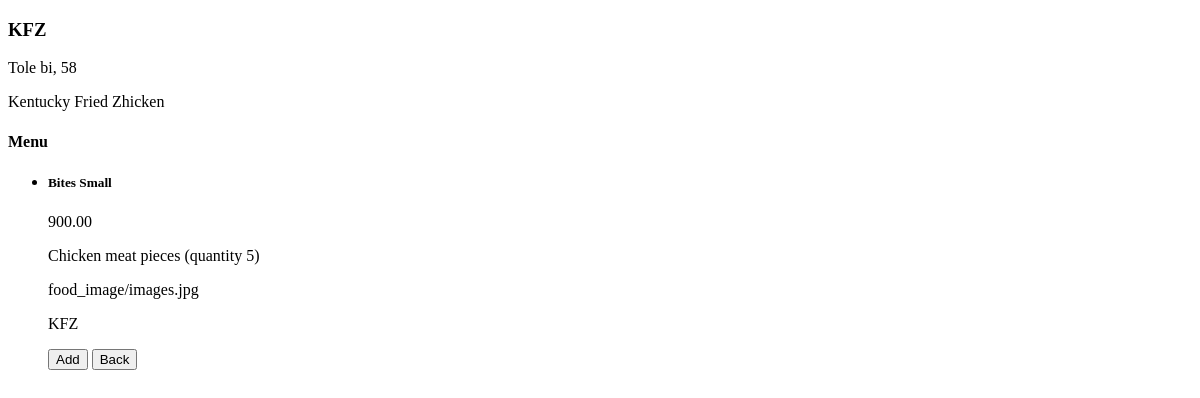
Page /restaurants/1 on the earlier database version.
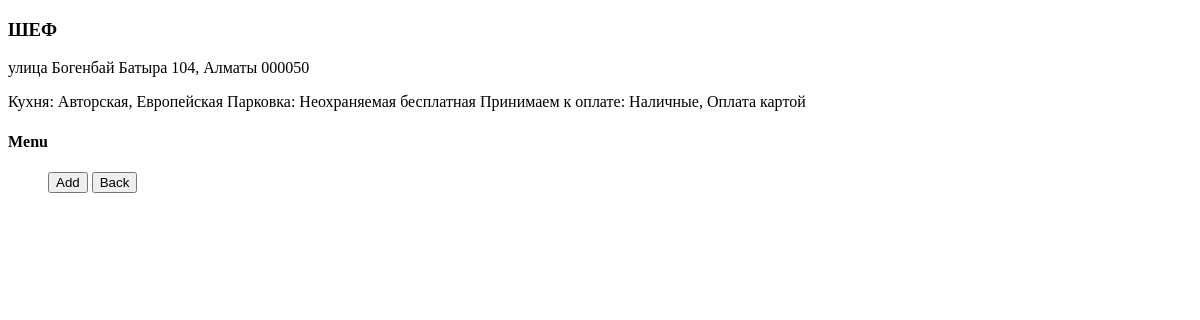
Same page on the later database version.
### restaurants/models.py (models this page shows, shortened)
class Restaurant(models.Model):
    name = models.CharField(max_length=256)
    address = models.CharField(max_length=256)
    description = models.TextField(max_length=1024)
    category = models.ForeignKey(to=RestaurantCategory, on_delete=models.CASCADE)
    image = models.ImageField(upload_to='restaurant_image', null=True)
    def __str__(self):
        return self.name

class Food(models.Model):
    name = models.CharField(max_length=256)
    price = models.DecimalField(max_digits=10, decimal_places=2)
    description = models.TextField(max_length=1024)
    image = models.ImageField(upload_to='food_image')
    category = models.ForeignKey(to=FoodCategory, on_delete=models.CASCADE)
    restaurant = models.ForeignKey(to=Restaurant, on_delete=models.CASCADE)

### restaurants/views.py (the view)
# urls.py: path('restaurants/<int:restaurant_id>', views.restaurant_details, name='restaurant'),
def restaurant_details(request, restaurant_id):
    restaurant = Restaurant.objects.get(id=restaurant_id)
    restaurant_menu = Food.objects.filter(restaurant=restaurant)
    context = {
        'title': "FoodService - Restaurant Details",
        'restaurant': restaurant,
        'menu': restaurant_menu,
    }
    return render(request, 'restaurants/restaurant_detail.html', context)

### restaurants/templates/restaurants/restaurant_detail.html (shortened to what this page needs)
<!DOCTYPE html>
<html lang="en">
<head>
</head>
<body>
    <div>
        <h3>{{ restaurant.name }}</h3>
        <p>{{ restaurant.address }}</p>
        <p>{{ restaurant.description }}</p>
    </div>
    <div>
        <h4>Menu</h4>
        <ul>
            {% for dish in menu %}
            <li>
                <h5>{{ dish.name }}</h5>
                <p>{{ dish.price }}</p>
                <p>{{ dish.description }}</p>
                <p>{{ dish.image }}</p>
                <p>{{ dish.restaurant }}</p>
            </li>
            {% endfor %}
            <a href="javascript:alert('Food in the cart!');"><button>Add</button></a>
            <a href="{% url 'restaurants:restaurants' %}"><button>Back</button></a>
        </ul>
    </div>
</body>
</html>

Differences in the rows shown:
removed Food: name "Bites Small", price "900.00", description "Chicken meat pieces (quantity 5)", image "food_image/images.jpg", restaurant "KFZ"
changed Restaurant: name "KFZ" → "ШЕФ"; address "Tole bi, 58" → "улица Богенбай Батыра 104, Алматы 000050"; description "Kentucky Fried Zhicken" → "Кухня: Авторская, Европейская Парковка: Неохраняемая бесплатная Принимаем к оплате: Наличные, Оплата картой"
